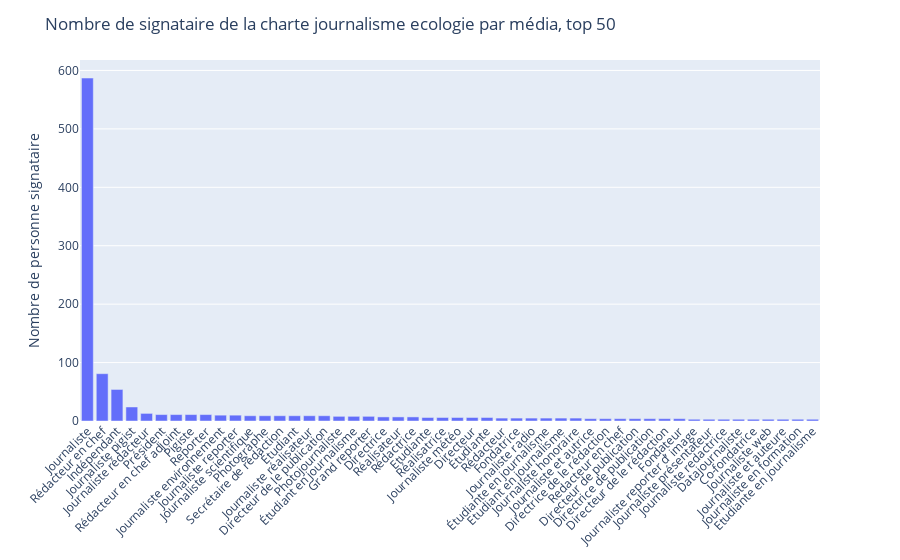

Notebook cell for this chart:
### Code cell
bar_plot_nb_of_signataire_per_media(df_signing, column="Lemmatized Fonction")

### Figure 1 — Plotly figure (JSON) as saved in the notebook; plotly's stock layout.template omitted (floating-point values rounded to 4 significant figures)
{"data": [{"alignmentgroup": "True", "hovertemplate": "Lemmatized Fonction=%{x}<br>Nom=%{y}<extra></extra>", "legendgroup": "", "marker": {"color": "#636efa", "pattern": {"shape": ""}}, "name": "", "offsetgroup": "", "orientation": "v", "showlegend": false, "textposition": "auto", "type": "bar", "x": ["Journaliste", "Rédacteur en chef", "Indépendant", "Journaliste pigist", "Journaliste rédacteur", "Président", "Rédacteur en chef adjoint", "Pigiste", "Reporter", "Journaliste environnement", "Journaliste reporter", "Journaliste scientifique", "Photographe", "Secrétaire de rédaction", "Étudiant", "Journaliste réalisateur", "Directeur de le publication", "Photojournaliste", "Étudiant en journalisme", "Grand reporter", "Directrice", "Réalisateur", "Rédactrice", "Etudiante", "Réalisatrice", "Journaliste météo", "Directeur", "Étudiante", "Rédacteur", "Fondatrice", "Journaliste radio", "Étudiante en journalisme", "Etudiant en journalisme", "Journaliste honoraire", "Journaliste et autrice", "Directrice de le rédaction", "Redacteur en chef", "Directeur de publication", "Directrice de publication", "Directeur de le rédaction", "Fondateur", "Journaliste reporter d’ image", "Journaliste présentateur", "Journaliste redactrice", "Datajournaliste", "Co-fondatrice", "Journaliste web", "Journaliste et auteure", "Journaliste en formation", "Etudiante en journalisme"], "xaxis": "x", "y": [587, 81, 54, 24, 13, 11, 11, 11, 11, 10, 10, 9, 9, 9, 9, 9, 9, 8, 8, 8, 7, 7, 7, 6, 6, 6, 6, 6, 5, 5, 5, 5, 5, 5, 4, 4, 4, 4, 4, 4, 4, 3, 3, 3, 3, 3, 3, 3, 3, 3], "yaxis": "y"}], "layout": {"barmode": "relative", "legend": {"tracegroupgap": 0}, "margin": {"b": 100, "t": 60}, "title": {"text": "Nombre de signataire de la charte journalisme ecologie par média, top 50"}, "xaxis": {"anchor": "y", "domain": [0, 1], "tickangle": -45, "title": {}}, "yaxis": {"anchor": "x", "domain": [0, 1], "title": {"text": "Nombre de personne signataire"}}}}
